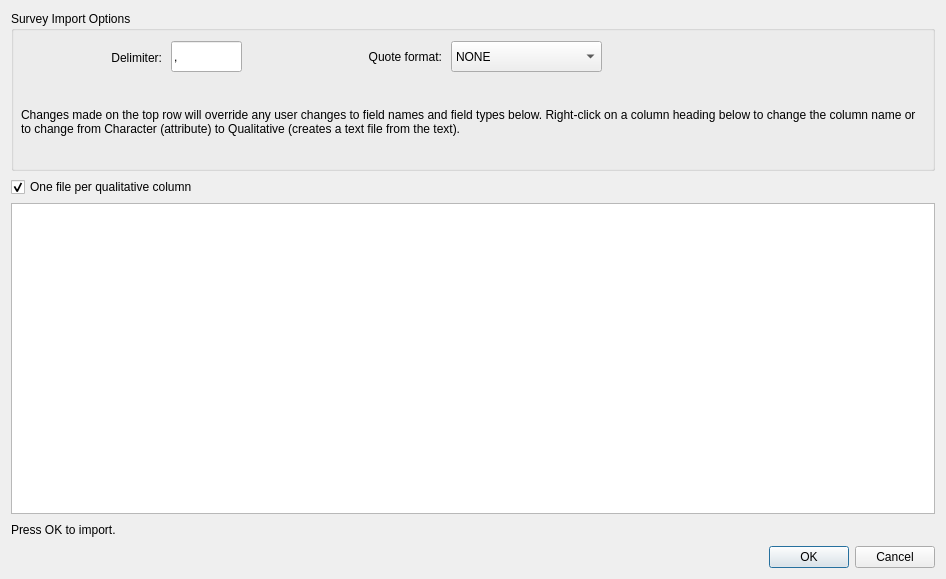
<?xml version="1.0" encoding="UTF-8"?>
<ui version="4.0">
 <class>Dialog_Import</class>
 <widget class="QDialog" name="Dialog_Import">
  <property name="geometry">
   <rect>
    <x>0</x>
    <y>0</y>
    <width>946</width>
    <height>579</height>
   </rect>
  </property>
  <property name="sizePolicy">
   <sizepolicy hsizetype="Preferred" vsizetype="Expanding">
    <horstretch>0</horstretch>
    <verstretch>0</verstretch>
   </sizepolicy>
  </property>
  <property name="windowTitle">
   <string>Import</string>
  </property>
  <layout class="QGridLayout" name="gridLayout">
   <item row="3" column="0">
    <widget class="QGroupBox" name="groupBox">
     <property name="sizePolicy">
      <sizepolicy hsizetype="Preferred" vsizetype="MinimumExpanding">
       <horstretch>0</horstretch>
       <verstretch>0</verstretch>
      </sizepolicy>
     </property>
     <property name="minimumSize">
      <size>
       <width>0</width>
       <height>160</height>
      </size>
     </property>
     <property name="maximumSize">
      <size>
       <width>16777215</width>
       <height>160</height>
      </size>
     </property>
     <property name="title">
      <string>Survey Import Options</string>
     </property>
     <widget class="QLineEdit" name="lineEdit_delimiter">
      <property name="geometry">
       <rect>
        <x>160</x>
        <y>30</y>
        <width>71</width>
        <height>31</height>
       </rect>
      </property>
      <property name="toolTip">
       <string>&lt;html&gt;&lt;head/&gt;&lt;body&gt;&lt;p&gt;&lt;br/&gt;&lt;/p&gt;&lt;/body&gt;&lt;/html&gt;</string>
      </property>
      <property name="text">
       <string>,</string>
      </property>
     </widget>
     <widget class="QLabel" name="label_delimiter">
      <property name="geometry">
       <rect>
        <x>10</x>
        <y>36</y>
        <width>141</width>
        <height>21</height>
       </rect>
      </property>
      <property name="toolTip">
       <string>&lt;html&gt;&lt;head/&gt;&lt;body&gt;&lt;p&gt;Delimiter must be a single character.&lt;/p&gt;&lt;p&gt;Enter 'ta' for 'tab'&lt;/p&gt;&lt;/body&gt;&lt;/html&gt;</string>
      </property>
      <property name="layoutDirection">
       <enum>Qt::LeftToRight</enum>
      </property>
      <property name="text">
       <string>Delimiter:</string>
      </property>
      <property name="alignment">
       <set>Qt::AlignRight|Qt::AlignTrailing|Qt::AlignVCenter</set>
      </property>
     </widget>
     <widget class="QLabel" name="label_quotefmt">
      <property name="geometry">
       <rect>
        <x>240</x>
        <y>30</y>
        <width>191</width>
        <height>31</height>
       </rect>
      </property>
      <property name="text">
       <string>Quote format:</string>
      </property>
      <property name="alignment">
       <set>Qt::AlignRight|Qt::AlignTrailing|Qt::AlignVCenter</set>
      </property>
     </widget>
     <widget class="QComboBox" name="comboBox_quote">
      <property name="geometry">
       <rect>
        <x>440</x>
        <y>30</y>
        <width>151</width>
        <height>31</height>
       </rect>
      </property>
      <property name="toolTip">
       <string>&lt;html&gt;&lt;head/&gt;&lt;body&gt;&lt;p&gt;NONE 123, abc&lt;/p&gt;&lt;p&gt;MINIMAL 123, &amp;quot;abc&amp;quot;&lt;/p&gt;&lt;p&gt;ALL &amp;quot;123&amp;quot;, &amp;quot;abc&amp;quot;&lt;/p&gt;&lt;p&gt;&lt;br/&gt;&lt;/p&gt;&lt;/body&gt;&lt;/html&gt;</string>
      </property>
      <item>
       <property name="text">
        <string>NONE</string>
       </property>
      </item>
      <item>
       <property name="text">
        <string>MINIMAL</string>
       </property>
      </item>
      <item>
       <property name="text">
        <string>ALL</string>
       </property>
      </item>
     </widget>
     <widget class="QLabel" name="label_information">
      <property name="geometry">
       <rect>
        <x>10</x>
        <y>70</y>
        <width>901</width>
        <height>81</height>
       </rect>
      </property>
      <property name="text">
       <string>Changes made on the top row will override any user changes to field names and field types below. Right-click on a column heading below to change the column name or to change from Character (attribute) to Qualitative (creates a text file from the text).</string>
      </property>
      <property name="wordWrap">
       <bool>true</bool>
      </property>
     </widget>
    </widget>
   </item>
   <item row="7" column="0">
    <widget class="QDialogButtonBox" name="buttonBox">
     <property name="orientation">
      <enum>Qt::Horizontal</enum>
     </property>
     <property name="standardButtons">
      <set>QDialogButtonBox::Cancel|QDialogButtonBox::Ok</set>
     </property>
    </widget>
   </item>
   <item row="6" column="0">
    <widget class="QLabel" name="label_msg">
     <property name="minimumSize">
      <size>
       <width>0</width>
       <height>20</height>
      </size>
     </property>
     <property name="maximumSize">
      <size>
       <width>16777215</width>
       <height>20</height>
      </size>
     </property>
     <property name="text">
      <string>Press OK to import.</string>
     </property>
    </widget>
   </item>
   <item row="5" column="0">
    <widget class="QTableWidget" name="tableWidget">
     <property name="sizePolicy">
      <sizepolicy hsizetype="Expanding" vsizetype="Expanding">
       <horstretch>0</horstretch>
       <verstretch>0</verstretch>
      </sizepolicy>
     </property>
    </widget>
   </item>
   <item row="4" column="0">
    <widget class="QCheckBox" name="checkBox_collate">
     <property name="toolTip">
      <string>&lt;html&gt;&lt;head/&gt;&lt;body&gt;&lt;p&gt;If checked: All the rows of a qualitative column will be collated into one text file.&lt;/p&gt;&lt;p&gt;If unchecked: Each qualitative answer will be an individual text file within the database.&lt;/p&gt;&lt;/body&gt;&lt;/html&gt;</string>
     </property>
     <property name="text">
      <string>One file per qualitative column</string>
     </property>
     <property name="checked">
      <bool>true</bool>
     </property>
    </widget>
   </item>
  </layout>
 </widget>
 <tabstops>
  <tabstop>lineEdit_delimiter</tabstop>
  <tabstop>comboBox_quote</tabstop>
  <tabstop>tableWidget</tabstop>
  <tabstop>buttonBox</tabstop>
 </tabstops>
 <resources/>
 <connections>
  <connection>
   <sender>buttonBox</sender>
   <signal>accepted()</signal>
   <receiver>Dialog_Import</receiver>
   <slot>accept()</slot>
   <hints>
    <hint type="sourcelabel">
     <x>248</x>
     <y>254</y>
    </hint>
    <hint type="destinationlabel">
     <x>157</x>
     <y>274</y>
    </hint>
   </hints>
  </connection>
  <connection>
   <sender>buttonBox</sender>
   <signal>rejected()</signal>
   <receiver>Dialog_Import</receiver>
   <slot>reject()</slot>
   <hints>
    <hint type="sourcelabel">
     <x>316</x>
     <y>260</y>
    </hint>
    <hint type="destinationlabel">
     <x>286</x>
     <y>274</y>
    </hint>
   </hints>
  </connection>
 </connections>
</ui>
